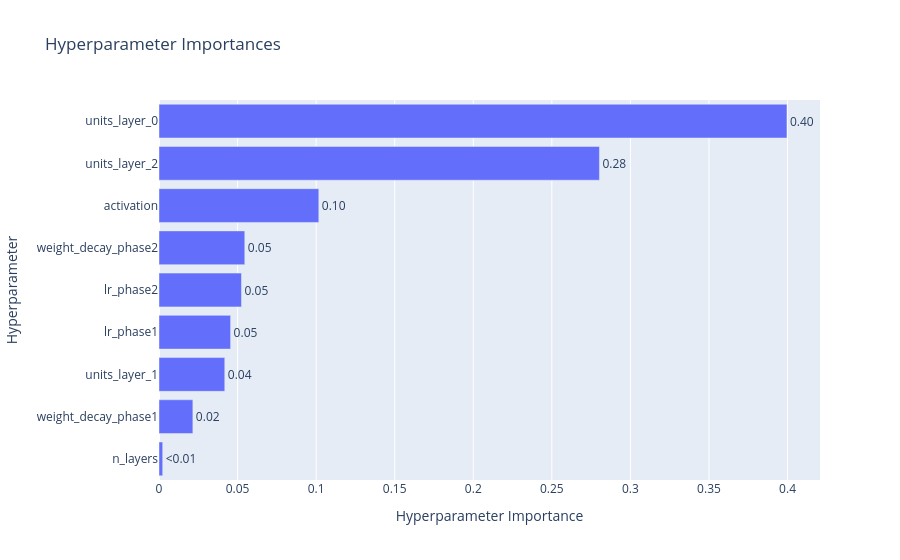

This figure's notebook cell:
### Code cell
plot_param_importances(study)

### Figure 1 — Plotly figure (JSON) as saved in the notebook; plotly's stock layout.template omitted (floating-point values rounded to 4 significant figures)
{"data": [{"cliponaxis": false, "hovertemplate": ["n_layers (IntDistribution): 0.002345192947871547<extra></extra>", "weight_decay_phase1 (FloatDistribution): 0.021553916680349453<extra></extra>", "units_layer_1 (IntDistribution): 0.04185780120526795<extra></extra>", "lr_phase1 (FloatDistribution): 0.04556288674102373<extra></extra>", "lr_phase2 (FloatDistribution): 0.052480643113159905<extra></extra>", "weight_decay_phase2 (FloatDistribution): 0.054587572968731714<extra></extra>", "activation (CategoricalDistribution): 0.10170153584391625<extra></extra>", "units_layer_2 (IntDistribution): 0.2802931385129889<extra></extra>", "units_layer_0 (IntDistribution): 0.39961731198669026<extra></extra>"], "name": "Objective Value", "orientation": "h", "text": ["<0.01", "0.02", "0.04", "0.05", "0.05", "0.05", "0.10", "0.28", "0.40"], "textposition": "outside", "type": "bar", "x": [0.002345, 0.02155, 0.04186, 0.04556, 0.05248, 0.05459, 0.1017, 0.2803, 0.3996], "y": ["n_layers", "weight_decay_phase1", "units_layer_1", "lr_phase1", "lr_phase2", "weight_decay_phase2", "activation", "units_layer_2", "units_layer_0"]}], "layout": {"title": {"text": "Hyperparameter Importances"}, "xaxis": {"title": {"text": "Hyperparameter Importance"}}, "yaxis": {"title": {"text": "Hyperparameter"}}}}
